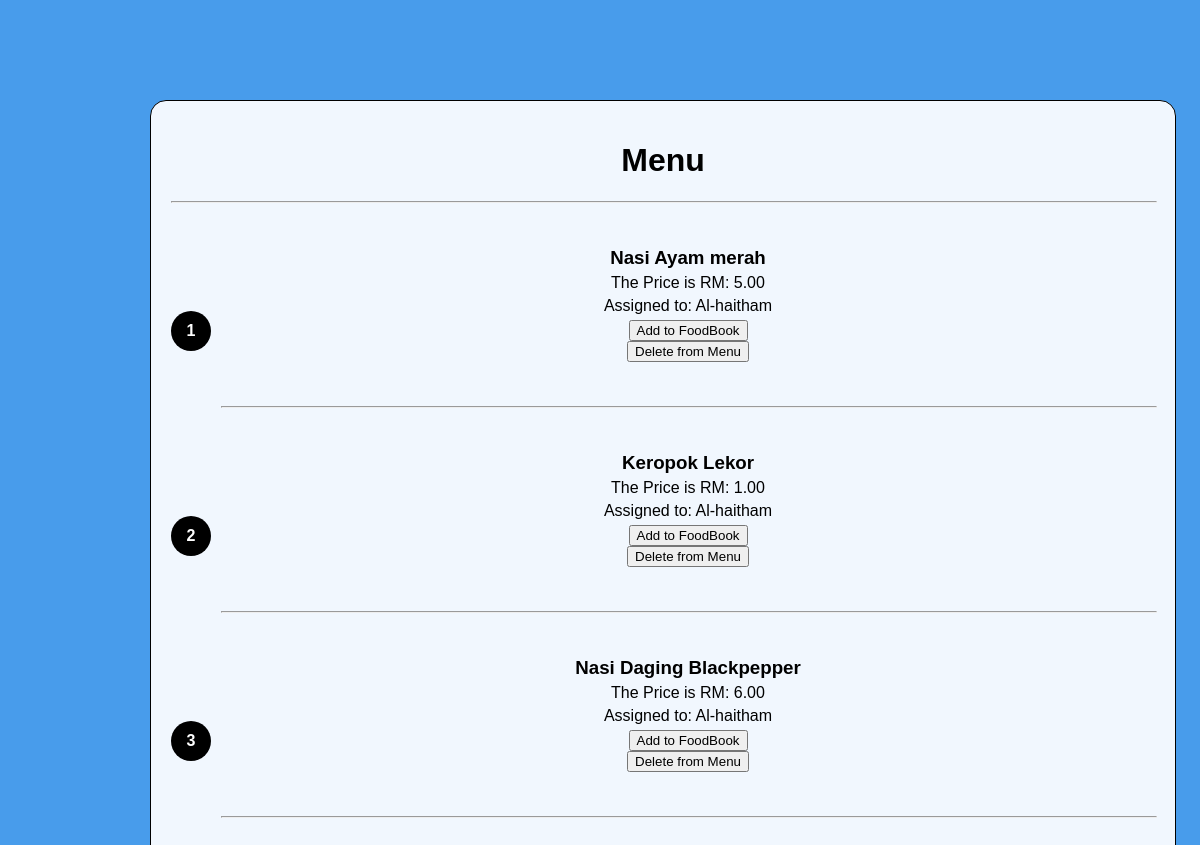
/KhemahBiruMenu/, run on the app's committed database.
### ForkAndBook/models.py (models this page shows)
class Menu(models.Model):
    MenuID = models.CharField(max_length=2, primary_key=True)
    MenuName = models.TextField(max_length=255)
    MenuPrice = models.IntegerField()
    EmployeeID = models.ForeignKey(Employee, on_delete=models.CASCADE, null=True)

class Employee(models.Model):
    EmployeeID = models.CharField(max_length=11, primary_key= True)
    EmployeeName = models.TextField(max_length=255)
    EmployeePhone = models.CharField(max_length=11)
    EmployeePass = models.CharField(max_length=10)

### ForkAndBook/views.py (the view)
# urls.py: path('KhemahBiruMenu/', views.KhemahBiruMenu, name='KhemahBiruMenu'),
def KhemahBiruMenu(request):
    all_menus = Menu.objects.all()  # Retrieve all menu items
    remaining_menus = all_menus[4:]  # Exclude the first four items
    dict = {
        'menu': remaining_menus,
    }
    return render(request, 'KhemahBiruMenu.html', dict)

### ForkAndBook/templates/KhemahBiruMenu.html (shortened to what this page needs)
<!DOCTYPE html>
<html lang="en">
<head>
    {% load static %}
    <link rel="stylesheet" href="{% static 'style1.css' %}">
</head>
<body>
    <div id="Menu">
        <h1>Menu</h1>
        <hr style="width: 100%">
        <br><br>
        {% for item in menu %}
        <div class="menu-item">
            <div class="order-count">{{ forloop.counter }}</div>
            <div class="item-details">
                <h3>{{ item.MenuName }}</h3>
                <p>The Price is RM: {{ item.MenuPrice }}.00</p>
                <p>Assigned to: {{ item.EmployeeID.EmployeeName }}</p>
                <form method="post" action="{% url 'addFood' item.MenuID %}">
                    <input type="submit" value="Add to FoodBook">
                </form>
                    <form method="post" action="{% url 'deleteMenu' item.MenuID %}">
                        <input type="submit" value="Delete from Menu">
                    </form>
                    <br><br>
                    <hr style="width : 100%">
            </div>
        </div>
        <br><br>
    {% endfor %}
    </div>
</body>
</html>

### ForkAndBook/static/style1.css (style rules this page uses)
:root { --color1 : rgb(72, 156, 235); --color2 : #000000; --color3 : #fff; }
body { background: var(--color1); font-family: 'Helvetica'; margin: 0; padding: 0; box-sizing: border-box; }
#Menu { border: 1px solid black; width: 82%; height: 890px; padding: 20px; background-color: #f1f7fe; text-align: center; margin-top: 100px; margin-left: 150px; margin-right: 150px; border-radius: 16px; }
.menu-item { display: flex; align-items: center; }
.order-count { width: 40px; height: 40px; background-color: #000; color: #fff; border-radius: 50%; display: flex; align-items: center; justify-content: center; font-weight: bold; margin-right: 10px; }
.item-details { flex: 1; }
.item-details h3 { margin: 0; }
.item-details p { margin: 5px 0; }

### data on the page
Menu: MenuName "Nasi Ayam merah", MenuPrice "5", EmployeeID.EmployeeName "Al-haitham"
Menu: MenuName "Keropok Lekor", MenuPrice "1", EmployeeID.EmployeeName "Al-haitham"
Menu: MenuName "Nasi Daging Blackpepper", MenuPrice "6", EmployeeID.EmployeeName "Al-haitham"
